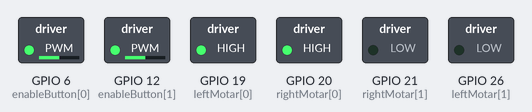
Bench run of a program on a simulated Raspberry Pi (BCM pin numbers). Parts: switched loads named in the program (green lamp = pin HIGH). At 2.0 s the program stops and its outputs stay as they are.

Above: at 0.1 s.
At 2.1 s:
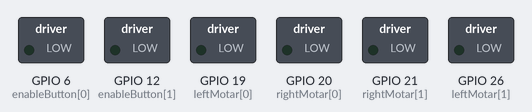
Timing chart, 0 to 3.5 s (numbered marks = the images above):
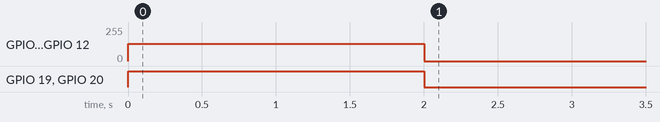

The program:

motor_controll.py
```python
import RPi.GPIO as GPIO
from time import sleep

leftMotar = [19,26]
rightMotar = [20,21]
enableButton = [6, 12]

HIGH = True
LOW = False

GPIO.setmode(GPIO.BCM)
GPIO.setup(leftMotar[0], GPIO.OUT)
GPIO.setup(leftMotar[1], GPIO.OUT)
GPIO.setup(rightMotar[0], GPIO.OUT)
GPIO.setup(rightMotar[1], GPIO.OUT)

GPIO.setup(enableButton[0], GPIO.OUT)
GPIO.setup(enableButton[1], GPIO.OUT)


cnt1 = 50
cnt2 = 50

pwm1 = GPIO.PWM(enableButton[0], cnt1)
pwm2 = GPIO.PWM(enableButton[1], cnt2)

pwm1.start(cnt1)
pwm2.start(cnt2)

GPIO.output(leftMotar[0], HIGH)
GPIO.output(leftMotar[1], LOW)
GPIO.output(rightMotar[0], HIGH)
GPIO.output(rightMotar[1], LOW)

sleep(2)

GPIO.cleanup()
```

Measured:
- by itself, GPIO 6 (enableButton[0]), GPIO 12 (enableButton[1]): 0/255 → 128/255 at 0.00 s, → 0/255 2.0 s later
- by itself, GPIO 19 (leftMotar[0]), GPIO 20 (rightMotar[0]): LOW → HIGH at 0.00 s, → LOW 2.0 s later
